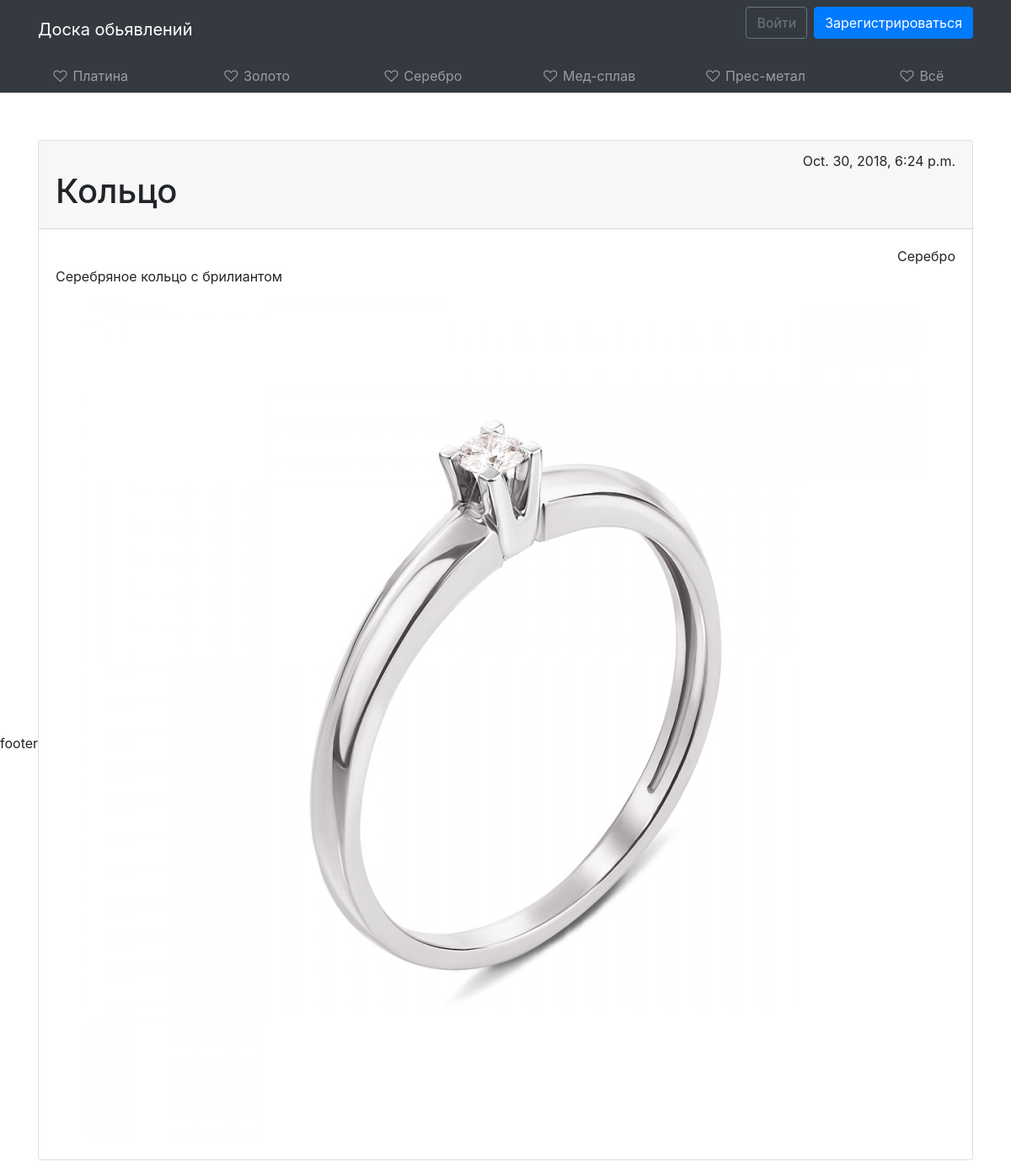
/detail/3, run on the app's committed database.
### core/models.py (models this page shows, shortened)
class Category(models.Model):
    category_name = models.CharField(max_length = 20, blank=False, verbose_name=u'category name')

class Product(models.Model):
    DELETED = 0
    TO_MODERETION = 1
    ACTIVE = 2
    MODERATING = (
        (DELETED, 'Deleted'),
        (TO_MODERETION, 'To moderation'),
        (ACTIVE, 'Active')
    )
    STANDART = 0
    VIP = 1
    TO_VIP = (
        (STANDART, 'Standart'),
        (VIP, 'VIP')
    )
    VIP_MODER = (
        (STANDART, 'No VIP'),
        (VIP, 'Want VIP')
    )
    product_user = models.ForeignKey(User, on_delete=models.CASCADE, verbose_name=u'user', default='')
    product_category = models.ForeignKey('Category', on_delete=models.DO_NOTHING, verbose_name=u'category', related_name='product')
    product_name = models.CharField(max_length=20, blank=False, verbose_name=u'name')
    product_image = models.ImageField(verbose_name=u'foto', default='images/No-image.jpg')
    product_info = models.TextField(verbose_name=u'info')
    product_price = models.PositiveIntegerField(verbose_name=u'price')
    product_status = models.IntegerField(choices=MODERATING, default=TO_MODERETION, verbose_name=u'status')
    product_vip = models.IntegerField(choices=TO_VIP, default=STANDART, verbose_name=u'VIP status')
    product_vip_moderation = models.IntegerField(choices=VIP_MODER, default=STANDART, verbose_name=u'VIP moderation')
    product_datatime_creation = models.DateTimeField(verbose_name=u'Created', auto_now_add=True)

### core/views.py (the view)
# urls.py: path('detail/<int:pid>', views.MyDetailView.as_view(), name='detail'),
class MyDetailView(View):
    def get(self, request, pid):
        context = {}
        context['category'] = Category.objects.all()
        context['product'] = get_object_or_404(Product, id=pid)
        return render(request, template_name='core/detail.html', context=context)

### templates/core/detail.html (shortened to what this page needs)
{% extends 'base.html' %}
{% load staticfiles %}
{% block content %}
<div class="container">
    <div class="row">
        <div class="col col-12 mt-5">
            <div class="card">
                <div class="card-header">
                    <div class="text-right">
                        <p1>{{ product.product_datatime_creation }}</p1>
                    </div>
                    <h1>{{ product.product_name }}</h1>
                </div>
                <div class="card-body">
                    <div class="text-right">
                        {{ product.product_category.category_name }}
                    </div>
                    <p>{{ product.product_info }}</p>
                    <div class="row justify-content-center">
                        <img src="{{ product.product_image.url }}" alt="..." style="max-width: 100%;">
                    </div>
                </div>
            </div>
        </div>
    </div>
</div>
{% endblock %}

### templates/base.html (shortened to what this page needs)
{% load staticfiles %}
<html lang="en">
<head>
    <link rel="stylesheet" href="https://stackpath.bootstrapcdn.com/bootstrap/4.1.3/css/bootstrap.min.css">
    <link rel="stylesheet" href="https://cdnjs.cloudflare.com/ajax/libs/font-awesome/4.7.0/css/font-awesome.css">
    <link rel="stylesheet" href="{% static '/css/style.css' %}">
</head>
<body>
{% include 'header.html' %}
{% block sidebar %}
<div class="container-fluid h-100">
    <div class="row d-flex flex-row">
        <aside class="col-1 col-md-2 col-lg-12 h-md-100 p-0 bg-dark top">
            <nav class="navbar navbar-expand navbar-dark bg-dark p-0 px-lg-2">
                <div class="collapse navbar-collapse">
                    <ul class="flex-column flex-lg-row navbar-nav w-100 justify-content-center align-items-center align-items-sm-start text-left text-lg-center">
                        {% for item in category %}
                        <li class="nav-item w-100">
                            <a class="nav-link text-truncate" href="{% url 'category' pid=item.id %}"><i class="fa fa-heart-o fa-fw"></i> <span class="d-none d-md-inline">{{ item.category_name }}</span></a>
                        </li>
                        {% endfor %}
                        <li class="nav-item w-100">
                            <a class="nav-link text-truncate" href="{% url 'all' %}"><i class="fa fa-heart-o fa-fw"></i> <span class="d-none d-md-inline">Всё</span></a>
                        </li>
                    </ul>
                </div>
            </nav>
        </aside>
        <main class="col-11 col-md-10 col-lg-12 bg-faded py-2">
            {% endblock %}
            {% block content %}{% endblock %}
        </main>
    </div>
</div>
<div>
    {% include 'footer.html' %}
</div>
</body>
</html>

### data on the page
Category: category_name "Платина"
Category: category_name "Золото"
Category: category_name "Серебро"
Category: category_name "Мед-сплав"
Category: category_name "Прес-метал"
Product: product_datatime_creation "Oct. 30, 2018, 6:24 p.m.", product_name "Кольцо", product_category.category_name "Серебро", product_info "Серебряное кольцо с брилиантом", product_image (picture)
